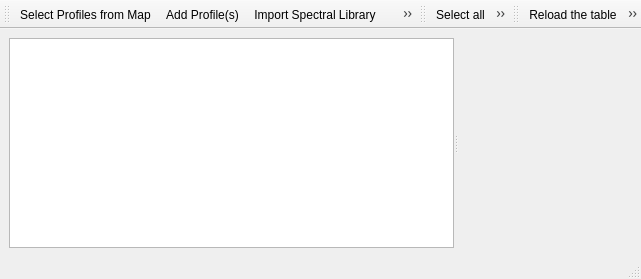
<?xml version="1.0" encoding="UTF-8"?>
<ui version="4.0">
 <class>spectralLibraryView</class>
 <widget class="QMainWindow" name="spectralLibraryView">
  <property name="geometry">
   <rect>
    <x>0</x>
    <y>0</y>
    <width>641</width>
    <height>279</height>
   </rect>
  </property>
  <property name="acceptDrops">
   <bool>true</bool>
  </property>
  <property name="windowTitle">
   <string>Spectral Library</string>
  </property>
  <property name="windowIcon">
   <iconset resource="../qpsresources.qrc">
    <normaloff>:/qps/ui/icons/speclib.svg</normaloff>:/qps/ui/icons/speclib.svg</iconset>
  </property>
  <widget class="QWidget" name="centralwidget">
   <layout class="QVBoxLayout" name="verticalLayout">
    <item>
     <widget class="QSplitter" name="splitter">
      <property name="sizePolicy">
       <sizepolicy hsizetype="Expanding" vsizetype="Preferred">
        <horstretch>0</horstretch>
        <verstretch>2</verstretch>
       </sizepolicy>
      </property>
      <property name="orientation">
       <enum>Qt::Horizontal</enum>
      </property>
      <property name="opaqueResize">
       <bool>false</bool>
      </property>
      <widget class="SpectralLibraryPlotWidget" name="mPlotWidget">
       <property name="sizePolicy">
        <sizepolicy hsizetype="Preferred" vsizetype="Preferred">
         <horstretch>0</horstretch>
         <verstretch>0</verstretch>
        </sizepolicy>
       </property>
      </widget>
      <widget class="QgsDualView" name="mDualView" native="true">
       <property name="sizePolicy">
        <sizepolicy hsizetype="Preferred" vsizetype="Preferred">
         <horstretch>0</horstretch>
         <verstretch>0</verstretch>
        </sizepolicy>
       </property>
       <property name="minimumSize">
        <size>
         <width>50</width>
         <height>0</height>
        </size>
       </property>
       <property name="acceptDrops">
        <bool>true</bool>
       </property>
      </widget>
     </widget>
    </item>
   </layout>
  </widget>
  <widget class="QToolBar" name="toolBarAddProfiles">
   <property name="windowTitle">
    <string>Input / Output</string>
   </property>
   <attribute name="toolBarArea">
    <enum>TopToolBarArea</enum>
   </attribute>
   <attribute name="toolBarBreak">
    <bool>false</bool>
   </attribute>
   <addaction name="actionSelectProfilesFromMap"/>
   <addaction name="actionAddProfiles"/>
   <addaction name="actionImportSpeclib"/>
   <addaction name="actionExportSpeclib"/>
  </widget>
  <widget class="QToolBar" name="toolBarFeatureSelections">
   <property name="windowTitle">
    <string>Selection Tools</string>
   </property>
   <attribute name="toolBarArea">
    <enum>TopToolBarArea</enum>
   </attribute>
   <attribute name="toolBarBreak">
    <bool>false</bool>
   </attribute>
   <addaction name="actionSelectAll"/>
   <addaction name="actionInvertSelection"/>
   <addaction name="actionRemoveSelection"/>
   <addaction name="actionPanMapToSelectedRows"/>
   <addaction name="actionZoomMapToSelectedRows"/>
  </widget>
  <widget class="QToolBar" name="toolBarEditTools">
   <property name="windowTitle">
    <string>Edit Tools</string>
   </property>
   <attribute name="toolBarArea">
    <enum>TopToolBarArea</enum>
   </attribute>
   <attribute name="toolBarBreak">
    <bool>false</bool>
   </attribute>
   <addaction name="actionReload"/>
   <addaction name="actionToggleEditing"/>
   <addaction name="actionCutSelectedRows"/>
   <addaction name="actionCopySelectedRows"/>
   <addaction name="actionPasteFeatures"/>
   <addaction name="actionDeleteSelected"/>
   <addaction name="actionReloadProfiles"/>
   <addaction name="actionSaveEdits"/>
   <addaction name="actionAddAttribute"/>
   <addaction name="actionRemoveAttribute"/>
  </widget>
  <widget class="QStatusBar" name="mStatusBar">
   <property name="sizeGripEnabled">
    <bool>true</bool>
   </property>
  </widget>
  <action name="actionImportSpeclib">
   <property name="icon">
    <iconset resource="../qpsresources.qrc">
     <normaloff>:/qps/ui/icons/speclib_add.svg</normaloff>:/qps/ui/icons/speclib_add.svg</iconset>
   </property>
   <property name="text">
    <string>Import Spectral Library</string>
   </property>
   <property name="toolTip">
    <string>Import Spectral Library</string>
   </property>
  </action>
  <action name="actionExportSpeclib">
   <property name="icon">
    <iconset resource="../qpsresources.qrc">
     <normaloff>:/qps/ui/icons/speclib_save.svg</normaloff>:/qps/ui/icons/speclib_save.svg</iconset>
   </property>
   <property name="text">
    <string>Save Spectral Library</string>
   </property>
   <property name="toolTip">
    <string>Save Profiles in Spectral Library</string>
   </property>
  </action>
  <action name="actionAddAttribute">
   <property name="icon">
    <iconset resource="../../../../QGIS/images/images.qrc">
     <normaloff>:/images/themes/default/mActionNewAttribute.svg</normaloff>:/images/themes/default/mActionNewAttribute.svg</iconset>
   </property>
   <property name="text">
    <string>New field</string>
   </property>
   <property name="toolTip">
    <string>New field (Ctrl+W)</string>
   </property>
   <property name="shortcut">
    <string>Ctrl+W</string>
   </property>
  </action>
  <action name="actionPasteFeatures">
   <property name="icon">
    <iconset resource="../../../../QGIS/images/images.qrc">
     <normaloff>:/images/themes/default/mActionEditPaste.svg</normaloff>:/images/themes/default/mActionEditPaste.svg</iconset>
   </property>
   <property name="text">
    <string>Paste features from clipboard</string>
   </property>
   <property name="toolTip">
    <string>Paste features from clipboard (Ctrl+V)</string>
   </property>
   <property name="shortcut">
    <string>Ctrl+V</string>
   </property>
  </action>
  <action name="actionRemoveAttribute">
   <property name="icon">
    <iconset resource="../../../../QGIS/images/images.qrc">
     <normaloff>:/images/themes/default/mActionDeleteAttribute.svg</normaloff>:/images/themes/default/mActionDeleteAttribute.svg</iconset>
   </property>
   <property name="text">
    <string>Delete field</string>
   </property>
   <property name="toolTip">
    <string>Delete field (Ctrl+L)</string>
   </property>
   <property name="shortcut">
    <string>Ctrl+L</string>
   </property>
  </action>
  <action name="actionSaveEdits">
   <property name="icon">
    <iconset resource="../../../../QGIS/images/images.qrc">
     <normaloff>:/images/themes/default/mActionSaveAllEdits.svg</normaloff>:/images/themes/default/mActionSaveAllEdits.svg</iconset>
   </property>
   <property name="text">
    <string>Save edits</string>
   </property>
   <property name="toolTip">
    <string>Save edits (Ctrl+S)</string>
   </property>
   <property name="shortcut">
    <string>Ctrl+S</string>
   </property>
  </action>
  <action name="actionToggleEditing">
   <property name="checkable">
    <bool>true</bool>
   </property>
   <property name="icon">
    <iconset resource="../../../../QGIS/images/images.qrc">
     <normaloff>:/images/themes/default/mActionToggleEditing.svg</normaloff>:/images/themes/default/mActionToggleEditing.svg</iconset>
   </property>
   <property name="text">
    <string>Toggle editing mode</string>
   </property>
   <property name="toolTip">
    <string>Toggle editing mode (Ctrl+E)</string>
   </property>
   <property name="shortcut">
    <string>Ctrl+E</string>
   </property>
  </action>
  <action name="actionSelectProfilesFromMap">
   <property name="icon">
    <iconset resource="../qpsresources.qrc">
     <normaloff>:/qps/ui/icons/profile_identify.svg</normaloff>:/qps/ui/icons/profile_identify.svg</iconset>
   </property>
   <property name="text">
    <string>Select Profiles from Map</string>
   </property>
   <property name="toolTip">
    <string>Select new profile from map</string>
   </property>
  </action>
  <action name="actionReload">
   <property name="icon">
    <iconset resource="../../../../QGIS/images/images.qrc">
     <normaloff>:/images/themes/default/mActionReload.svg</normaloff>:/images/themes/default/mActionReload.svg</iconset>
   </property>
   <property name="text">
    <string>Reload the table</string>
   </property>
   <property name="toolTip">
    <string>Reload the table</string>
   </property>
  </action>
  <action name="actionSelectAll">
   <property name="icon">
    <iconset resource="../../../../QGIS/images/images.qrc">
     <normaloff>:/images/themes/default/mActionSelectAll.svg</normaloff>:/images/themes/default/mActionSelectAll.svg</iconset>
   </property>
   <property name="text">
    <string>Select all</string>
   </property>
   <property name="toolTip">
    <string>Select all (Ctrl+A)</string>
   </property>
   <property name="shortcut">
    <string>Ctrl+A</string>
   </property>
  </action>
  <action name="actionInvertSelection">
   <property name="icon">
    <iconset resource="../../../../QGIS/images/images.qrc">
     <normaloff>:/images/themes/default/mActionInvertSelection.svg</normaloff>:/images/themes/default/mActionInvertSelection.svg</iconset>
   </property>
   <property name="text">
    <string>Invert selection</string>
   </property>
   <property name="toolTip">
    <string>Invert selection (Ctrl+R)</string>
   </property>
   <property name="shortcut">
    <string>Ctrl+R</string>
   </property>
  </action>
  <action name="actionRemoveSelection">
   <property name="icon">
    <iconset resource="../../../../QGIS/images/images.qrc">
     <normaloff>:/images/themes/default/mActionDeselectAll.svg</normaloff>:/images/themes/default/mActionDeselectAll.svg</iconset>
   </property>
   <property name="text">
    <string>Deselect all</string>
   </property>
   <property name="toolTip">
    <string>Deselect all (Ctrl+Shift+A)</string>
   </property>
   <property name="shortcut">
    <string>Ctrl+Shift+A</string>
   </property>
  </action>
  <action name="actionPanMapToSelectedRows">
   <property name="icon">
    <iconset resource="../../../../QGIS/images/images.qrc">
     <normaloff>:/images/themes/default/mActionPanToSelected.svg</normaloff>:/images/themes/default/mActionPanToSelected.svg</iconset>
   </property>
   <property name="text">
    <string>Pan map to the selected rows</string>
   </property>
   <property name="toolTip">
    <string>Pan map to the selected rows (Ctrl+P)</string>
   </property>
   <property name="shortcut">
    <string>Ctrl+P</string>
   </property>
  </action>
  <action name="actionZoomMapToSelectedRows">
   <property name="icon">
    <iconset resource="../../../../QGIS/images/images.qrc">
     <normaloff>:/images/themes/default/mActionZoomToSelected.svg</normaloff>:/images/themes/default/mActionZoomToSelected.svg</iconset>
   </property>
   <property name="text">
    <string>Zoom map to the selected rows</string>
   </property>
   <property name="toolTip">
    <string>Zoom map to the selected rows (Ctrl+J)</string>
   </property>
   <property name="shortcut">
    <string>Ctrl+J</string>
   </property>
  </action>
  <action name="actionDeleteSelected">
   <property name="icon">
    <iconset resource="../../../../QGIS/images/images.qrc">
     <normaloff>:/images/themes/default/mActionDeleteSelected.svg</normaloff>:/images/themes/default/mActionDeleteSelected.svg</iconset>
   </property>
   <property name="text">
    <string>Delete selected features</string>
   </property>
   <property name="toolTip">
    <string>Delete selected features</string>
   </property>
   <property name="shortcut">
    <string>Del</string>
   </property>
  </action>
  <action name="actionCutSelectedRows">
   <property name="icon">
    <iconset resource="../../../../QGIS/images/images.qrc">
     <normaloff>:/images/themes/default/mActionEditCut.svg</normaloff>:/images/themes/default/mActionEditCut.svg</iconset>
   </property>
   <property name="text">
    <string>Cut selected rows to clipboard</string>
   </property>
   <property name="toolTip">
    <string>Cut selected rows to clipboard (Ctrl+X)</string>
   </property>
   <property name="shortcut">
    <string>Ctrl+X</string>
   </property>
  </action>
  <action name="actionCopySelectedRows">
   <property name="icon">
    <iconset resource="../../../../QGIS/images/images.qrc">
     <normaloff>:/images/themes/default/mActionEditCopy.svg</normaloff>:/images/themes/default/mActionEditCopy.svg</iconset>
   </property>
   <property name="text">
    <string>Copy selected rows to clipboard</string>
   </property>
   <property name="toolTip">
    <string>Copy selected rows to clipboard (Ctrl+C)</string>
   </property>
   <property name="shortcut">
    <string>Ctrl+C</string>
   </property>
  </action>
  <action name="optionAddCurrentProfilesAutomatically">
   <property name="checkable">
    <bool>true</bool>
   </property>
   <property name="checked">
    <bool>false</bool>
   </property>
   <property name="icon">
    <iconset resource="../qpsresources.qrc">
     <normaloff>:/qps/ui/icons/profile_add_auto.svg</normaloff>:/qps/ui/icons/profile_add_auto.svg</iconset>
   </property>
   <property name="text">
    <string>Add profiles automatically</string>
   </property>
   <property name="toolTip">
    <string>Activate to add profiles automatically into the spectral library</string>
   </property>
  </action>
  <action name="actionFormView">
   <property name="icon">
    <iconset resource="../../../../QGIS/images/images.qrc">
     <normaloff>:/images/themes/default/mActionFormView.svg</normaloff>:/images/themes/default/mActionFormView.svg</iconset>
   </property>
   <property name="text">
    <string>Form View</string>
   </property>
   <property name="toolTip">
    <string>Switch to form view</string>
   </property>
  </action>
  <action name="actionTableView">
   <property name="icon">
    <iconset resource="../../../../QGIS/images/images.qrc">
     <normaloff>:/images/themes/default/mActionOpenTable.svg</normaloff>:/images/themes/default/mActionOpenTable.svg</iconset>
   </property>
   <property name="text">
    <string>Table View</string>
   </property>
   <property name="toolTip">
    <string>Switch to table view</string>
   </property>
  </action>
  <action name="actionAddProfiles">
   <property name="icon">
    <iconset resource="../qpsresources.qrc">
     <normaloff>:/qps/ui/icons/plus_green_icon.svg</normaloff>:/qps/ui/icons/plus_green_icon.svg</iconset>
   </property>
   <property name="text">
    <string>Add Profile(s)</string>
   </property>
   <property name="toolTip">
    <string>Adds curently overlaid profiles to the spectral library</string>
   </property>
  </action>
  <action name="actionDummy">
   <property name="text">
    <string>X</string>
   </property>
  </action>
  <action name="optionBlockProfiles">
   <property name="checkable">
    <bool>true</bool>
   </property>
   <property name="icon">
    <iconset resource="../qpsresources.qrc">
     <normaloff>:/qps/ui/icons/profile_dontreceive.svg</normaloff>:/qps/ui/icons/profile_dontreceive.svg</iconset>
   </property>
   <property name="text">
    <string>Don't add new profiles</string>
   </property>
   <property name="toolTip">
    <string>Block new profiles from being shown and added in this spectral library</string>
   </property>
  </action>
  <action name="actionProperties">
   <property name="icon">
    <iconset resource="../../../../QGIS/images/images.qrc">
     <normaloff>:/images/themes/default/propertyicons/system.svg</normaloff>:/images/themes/default/propertyicons/system.svg</iconset>
   </property>
   <property name="text">
    <string>Show Spectral Library Poperties</string>
   </property>
  </action>
  <action name="actionRenderingView">
   <property name="icon">
    <iconset resource="../../../../QGIS/images/images.qrc">
     <normaloff>:/images/themes/default/propertyicons/rendering.svg</normaloff>:/images/themes/default/propertyicons/rendering.svg</iconset>
   </property>
   <property name="text">
    <string>RenderingView</string>
   </property>
   <property name="toolTip">
    <string>Rendering view</string>
   </property>
  </action>
  <action name="actionImportVectorSource">
   <property name="icon">
    <iconset resource="../../../../QGIS/images/images.qrc">
     <normaloff>:/images/themes/default/mActionAddOgrLayer.svg</normaloff>:/images/themes/default/mActionAddOgrLayer.svg</iconset>
   </property>
   <property name="text">
    <string>Import profiles from raster + vector source</string>
   </property>
   <property name="toolTip">
    <string>Import spectral profiles from a raster image based on vector geometries (Points).</string>
   </property>
  </action>
  <action name="actionReloadProfiles">
   <property name="icon">
    <iconset resource="../qpsresources.qrc">
     <normaloff>:/qps/ui/icons/profile_reload.svg</normaloff>:/qps/ui/icons/profile_reload.svg</iconset>
   </property>
   <property name="text">
    <string>Reload Profiles</string>
   </property>
   <property name="toolTip">
    <string>Reloads for all selected features the profile values from a raster source.</string>
   </property>
  </action>
 </widget>
 <customwidgets>
  <customwidget>
   <class>QgsDualView</class>
   <extends>QWidget</extends>
   <header>qgis.gui</header>
   <container>1</container>
  </customwidget>
  <customwidget>
   <class>SpectralLibraryPlotWidget</class>
   <extends>QGraphicsView</extends>
   <header>qps.speclib.gui</header>
  </customwidget>
 </customwidgets>
 <resources>
  <include location="../qpsresources.qrc"/>
  <include location="../../../../QGIS/images/images.qrc"/>
 </resources>
 <connections/>
</ui>
